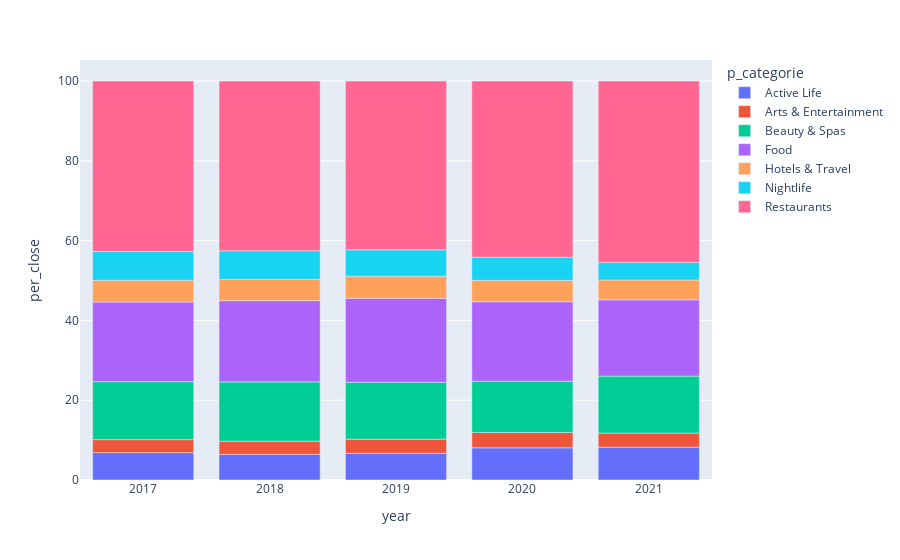

Here is the notebook cell this chart was saved with:
### Markdown cell above
PERCENTAGE OF CLOSED BUSINESSES PER YEAR

### Code cell
query = text( """select bc.p_categorie, r.year, count(bc.p_categorie)
from business b 
inner join business_categories bc on b.categories_id = bc.categories_id 
join business_city_state bcs on (b.city_state_id = bcs.city_state_id)
inner join reviews r on r.id_business = b.business_id
where is_open = 0 and bc.p_categorie not in ('Community Service/Non-Profit', 
'Food Banks', 'Local Services' , 'Religious Organizations') 
and bcs.state in ('AZ', 'CA', 'DE', 'FL', 'ID', 'IL', 'IN', 'LA', 'MO', 'NJ', 'NV', 'PA', 'TN')
and r.year >=2017 and r.year <=2021 
group by bc.p_categorie, r.year
order by bc.p_categorie, r.year asc;""")

query_result = conexion.execute(query)
df_s = pd.DataFrame(query_result.fetchall())
df_s.columns = query_result.keys()
df_s['per_close'] = 0
df_s.index
suma = 0 

df_s['year1'] = df_s['year']
for i in df_s.index:
    for j in df_s.index:
        if df_s['year'].iloc[i] == df_s['year1'].iloc[j]:
            suma = suma + df_s['count(bc.p_categorie)'].iloc[j]

    for k in df_s.index:
        if df_s['year'].iloc[i] == df_s['year1'].iloc[k]:
            df_s['per_close'].iloc[k] = round((df_s['count(bc.p_categorie)']).iloc[k]*100 / suma, 2);
    suma= 0

df_s.drop(['year1'], axis = 'columns', inplace=True)
fig = px.bar(df_s[df_s.year >= 2017].astype({'per_close':float}), 
            x='year',
            y='per_close',
            color='p_categorie'
            )
fig.show()

### Figure 1 — Plotly figure (JSON) as saved in the notebook; plotly's stock layout.template omitted (floating-point values rounded to 4 significant figures)
{"data": [{"alignmentgroup": "True", "hovertemplate": "p_categorie=Active Life<br>year=%{x}<br>per_close=%{y}<extra></extra>", "legendgroup": "Active Life", "marker": {"color": "#636efa", "pattern": {"shape": ""}}, "name": "Active Life", "offsetgroup": "Active Life", "orientation": "v", "showlegend": true, "textposition": "auto", "type": "bar", "x": [2017, 2018, 2019, 2020, 2021], "xaxis": "x", "y": [6.86, 6.42, 6.69, 8.07, 8.24], "yaxis": "y"}, {"alignmentgroup": "True", "hovertemplate": "p_categorie=Arts & Entertainment<br>year=%{x}<br>per_close=%{y}<extra></extra>", "legendgroup": "Arts & Entertainment", "marker": {"color": "#EF553B", "pattern": {"shape": ""}}, "name": "Arts & Entertainment", "offsetgroup": "Arts & Entertainment", "orientation": "v", "showlegend": true, "textposition": "auto", "type": "bar", "x": [2017, 2018, 2019, 2020, 2021], "xaxis": "x", "y": [3.26, 3.31, 3.55, 3.86, 3.53], "yaxis": "y"}, {"alignmentgroup": "True", "hovertemplate": "p_categorie=Beauty & Spas<br>year=%{x}<br>per_close=%{y}<extra></extra>", "legendgroup": "Beauty & Spas", "marker": {"color": "#00cc96", "pattern": {"shape": ""}}, "name": "Beauty & Spas", "offsetgroup": "Beauty & Spas", "orientation": "v", "showlegend": true, "textposition": "auto", "type": "bar", "x": [2017, 2018, 2019, 2020, 2021], "xaxis": "x", "y": [14.53, 14.87, 14.26, 12.83, 14.27], "yaxis": "y"}, {"alignmentgroup": "True", "hovertemplate": "p_categorie=Food<br>year=%{x}<br>per_close=%{y}<extra></extra>", "legendgroup": "Food", "marker": {"color": "#ab63fa", "pattern": {"shape": ""}}, "name": "Food", "offsetgroup": "Food", "orientation": "v", "showlegend": true, "textposition": "auto", "type": "bar", "x": [2017, 2018, 2019, 2020, 2021], "xaxis": "x", "y": [19.95, 20.35, 21.06, 19.91, 19.13], "yaxis": "y"}, {"alignmentgroup": "True", "hovertemplate": "p_categorie=Hotels & Travel<br>year=%{x}<br>per_close=%{y}<extra></extra>", "legendgroup": "Hotels & Travel", "marker": {"color": "#FFA15A", "pattern": {"shape": ""}}, "name": "Hotels & Travel", "offsetgroup": "Hotels & Travel", "orientation": "v", "showlegend": true, "textposition": "auto", "type": "bar", "x": [2017, 2018, 2019, 2020, 2021], "xaxis": "x", "y": [5.45, 5.33, 5.54, 5.37, 4.96], "yaxis": "y"}, {"alignmentgroup": "True", "hovertemplate": "p_categorie=Nightlife<br>year=%{x}<br>per_close=%{y}<extra></extra>", "legendgroup": "Nightlife", "marker": {"color": "#19d3f3", "pattern": {"shape": ""}}, "name": "Nightlife", "offsetgroup": "Nightlife", "orientation": "v", "showlegend": true, "textposition": "auto", "type": "bar", "x": [2017, 2018, 2019, 2020, 2021], "xaxis": "x", "y": [7.21, 7.19, 6.6, 5.81, 4.4], "yaxis": "y"}, {"alignmentgroup": "True", "hovertemplate": "p_categorie=Restaurants<br>year=%{x}<br>per_close=%{y}<extra></extra>", "legendgroup": "Restaurants", "marker": {"color": "#FF6692", "pattern": {"shape": ""}}, "name": "Restaurants", "offsetgroup": "Restaurants", "orientation": "v", "showlegend": true, "textposition": "auto", "type": "bar", "x": [2017, 2018, 2019, 2020, 2021], "xaxis": "x", "y": [42.74, 42.53, 42.3, 44.15, 45.48], "yaxis": "y"}], "layout": {"barmode": "relative", "legend": {"title": {"text": "p_categorie"}, "tracegroupgap": 0}, "margin": {"t": 60}, "xaxis": {"anchor": "y", "domain": [0, 1], "title": {"text": "year"}}, "yaxis": {"anchor": "x", "domain": [0, 1], "title": {"text": "per_close"}}}}
